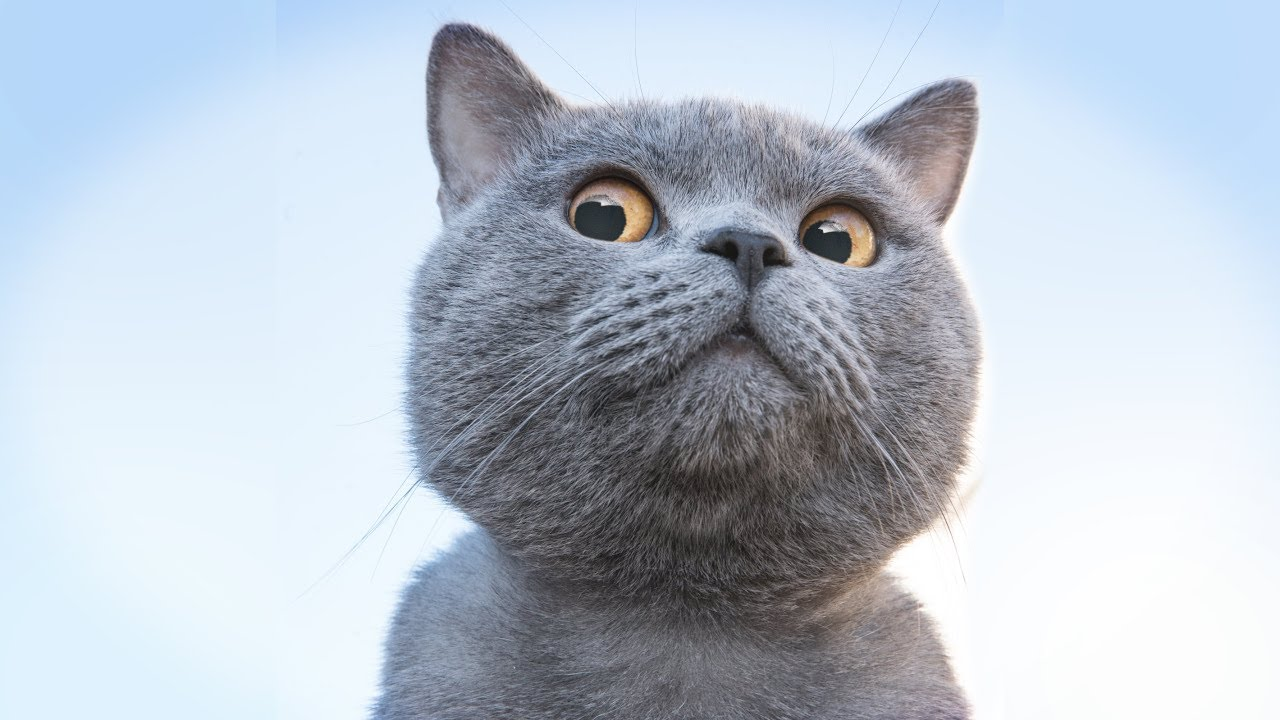
//> input picture sample.jpeg, 1280 x 720 px, given in place of the camera
$ ./main   (built with g++ and OpenCV 4)
//> lines starting //> are read from the running program, lines starting //| are printed output that depends on the picture; after the words box and inside, x2 and y2 are one past the last pixel; in counts of white or black regions, pixels touching at a corner belong together
#include "opencv4/opencv2/opencv.hpp"
using namespace cv;
int main(int, char **)
{
  VideoCapture cap(0); // Открываем камеру или файл
  if (!cap.isOpened()) // check if we succeeded
    return -1;
  Mat edges;
  namedWindow("edges", 1);
  while (1)
  {
    Mat frame;
    cap >> frame;                                     // get a new frame from camera
//> frame is the input picture: 720 rows x 1280 cols, CV_8UC3; mean B, G, R 205.9, 194.5, 185.2
    cvtColor(frame, edges, COLOR_BGR2GRAY);           // Перевод в градации серого
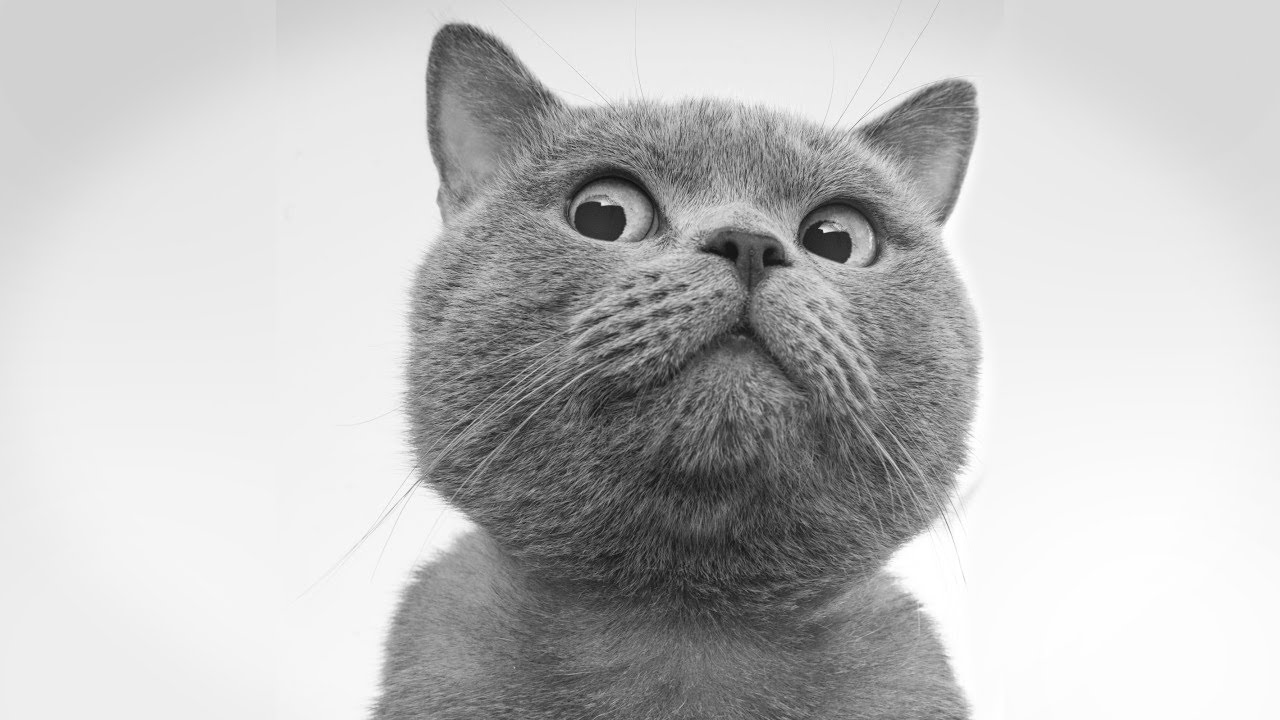
//> edges: 720 rows x 1280 cols, CV_8UC1; min 9, max 255, mean 193
    GaussianBlur(edges, edges, Size(7, 7), 1.5, 1.5); // Размытие
    Canny(edges, edges, 0, 30, 3);                    // Выделение границ
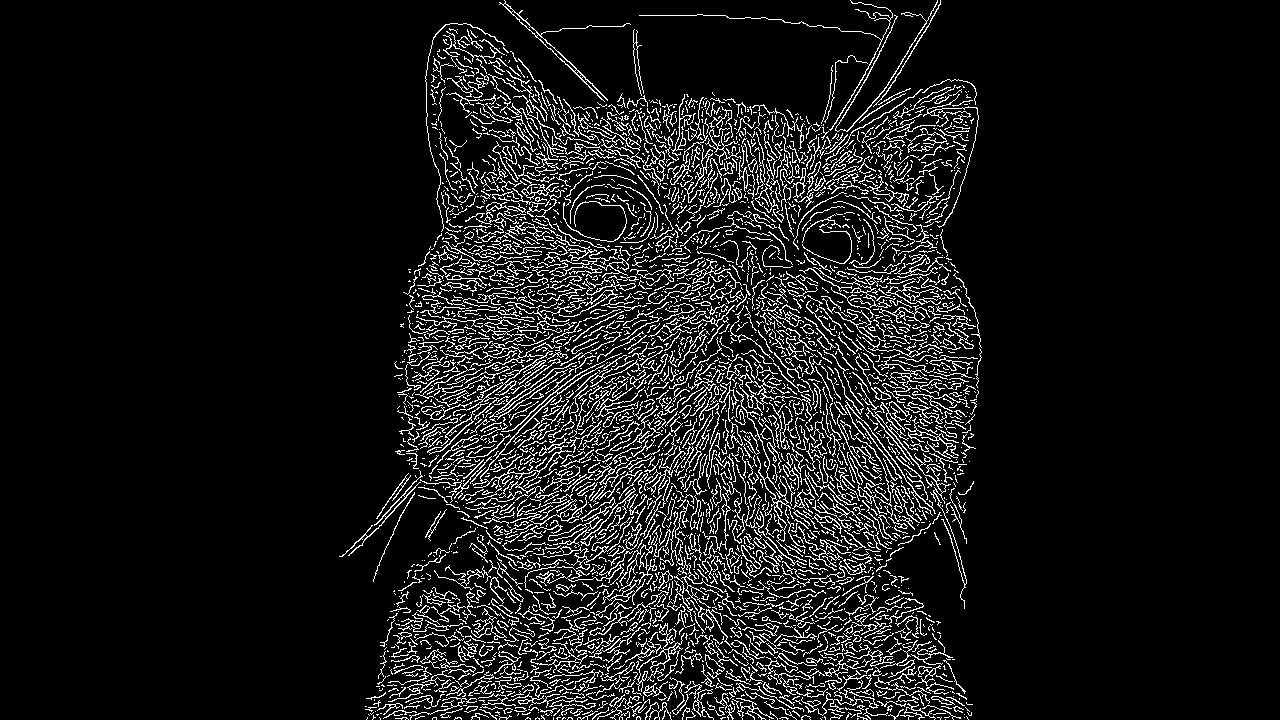
//> edges: 720 rows x 1280 cols, CV_8UC1; 9.3% white in thin lines or dots, all inside (x1, y1, x2, y2) = (339, 0, 982, 720)
    imshow("edges", edges);
    if (waitKey(30) >= 0)
//> the Esc key is pressed
      break;
  }
  return 0;
}
